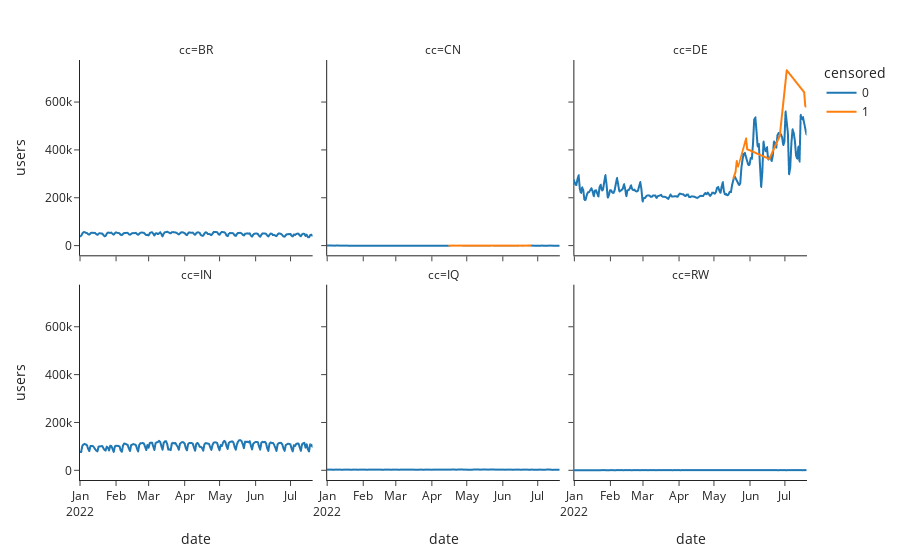

Notebook code cell kept with this figure:
### Code cell
plot_graph(df)

### Figure 1 — Plotly figure (JSON) as saved in the notebook; plotly's stock layout.template omitted (floating-point values rounded to 4 significant figures; data arrays with more than 128 entries replaced by an {"elided": "..."} marker saying what was removed)
{"data": [{"hovertemplate": "censored=0<br>cc=BR<br>date=%{x}<br>users=%{y}<extra></extra>", "legendgroup": "0", "line": {"color": "#1F77B4", "dash": "solid"}, "marker": {"symbol": "circle"}, "mode": "lines", "name": "0", "showlegend": true, "type": "scattergl", "x": {"elided": "200 str values"}, "xaxis": "x4", "y": {"elided": "200 int values"}, "yaxis": "y4"}, {"hovertemplate": "censored=0<br>cc=CN<br>date=%{x}<br>users=%{y}<extra></extra>", "legendgroup": "0", "line": {"color": "#1F77B4", "dash": "solid"}, "marker": {"symbol": "circle"}, "mode": "lines", "name": "0", "showlegend": false, "type": "scattergl", "x": {"elided": "188 str values"}, "xaxis": "x5", "y": {"elided": "188 int values"}, "yaxis": "y5"}, {"hovertemplate": "censored=0<br>cc=DE<br>date=%{x}<br>users=%{y}<extra></extra>", "legendgroup": "0", "line": {"color": "#1F77B4", "dash": "solid"}, "marker": {"symbol": "circle"}, "mode": "lines", "name": "0", "showlegend": false, "type": "scattergl", "x": {"elided": "189 str values"}, "xaxis": "x6", "y": {"elided": "189 int values"}, "yaxis": "y6"}, {"hovertemplate": "censored=0<br>cc=IN<br>date=%{x}<br>users=%{y}<extra></extra>", "legendgroup": "0", "line": {"color": "#1F77B4", "dash": "solid"}, "marker": {"symbol": "circle"}, "mode": "lines", "name": "0", "showlegend": false, "type": "scattergl", "x": {"elided": "199 str values"}, "xaxis": "x", "y": {"elided": "199 int values"}, "yaxis": "y"}, {"hovertemplate": "censored=0<br>cc=IQ<br>date=%{x}<br>users=%{y}<extra></extra>", "legendgroup": "0", "line": {"color": "#1F77B4", "dash": "solid"}, "marker": {"symbol": "circle"}, "mode": "lines", "name": "0", "showlegend": false, "type": "scattergl", "x": {"elided": "200 str values"}, "xaxis": "x2", "y": {"elided": "200 int values"}, "yaxis": "y2"}, {"hovertemplate": "censored=0<br>cc=RW<br>date=%{x}<br>users=%{y}<extra></extra>", "legendgroup": "0", "line": {"color": "#1F77B4", "dash": "solid"}, "marker": {"symbol": "circle"}, "mode": "lines", "name": "0", "showlegend": false, "type": "scattergl", "x": {"elided": "200 str values"}, "xaxis": "x3", "y": {"elided": "200 int values"}, "yaxis": "y3"}, {"hovertemplate": "censored=1<br>cc=CN<br>date=%{x}<br>users=%{y}<extra></extra>", "legendgroup": "1", "line": {"color": "#FF7F0E", "dash": "solid"}, "marker": {"symbol": "circle"}, "mode": "lines", "name": "1", "showlegend": true, "type": "scattergl", "x": ["2022-04-16T00:00:00", "2022-04-17T00:00:00", "2022-04-18T00:00:00", "2022-04-19T00:00:00", "2022-04-20T00:00:00", "2022-04-21T00:00:00", "2022-06-20T00:00:00", "2022-06-21T00:00:00", "2022-06-22T00:00:00", "2022-06-23T00:00:00", "2022-06-24T00:00:00", "2022-06-25T00:00:00"], "xaxis": "x5", "y": [554, 676, 708, 767, 788, 784, 720, 958, 865, 1187, 1330, 1188], "yaxis": "y5"}, {"hovertemplate": "censored=1<br>cc=DE<br>date=%{x}<br>users=%{y}<extra></extra>", "legendgroup": "1", "line": {"color": "#FF7F0E", "dash": "solid"}, "marker": {"symbol": "circle"}, "mode": "lines", "name": "1", "showlegend": false, "type": "scattergl", "x": ["2022-05-18T00:00:00", "2022-05-20T00:00:00", "2022-05-21T00:00:00", "2022-05-22T00:00:00", "2022-05-29T00:00:00", "2022-05-30T00:00:00", "2022-06-18T00:00:00", "2022-06-27T00:00:00", "2022-07-03T00:00:00", "2022-07-18T00:00:00", "2022-07-19T00:00:00"], "xaxis": "x6", "y": [282062, 309446, 354840, 330991, 448917, 404435, 363603, 459992, 734990, 642849, 582017], "yaxis": "y6"}, {"hovertemplate": "censored=1<br>cc=IN<br>date=%{x}<br>users=%{y}<extra></extra>", "legendgroup": "1", "line": {"color": "#FF7F0E", "dash": "solid"}, "marker": {"symbol": "circle"}, "mode": "lines", "name": "1", "showlegend": false, "type": "scattergl", "x": ["2022-03-25T00:00:00"], "xaxis": "x", "y": [114602], "yaxis": "y"}], "layout": {"annotations": [{"font": {}, "showarrow": false, "text": "cc=IN", "x": 0.16, "xanchor": "center", "xref": "paper", "y": 0.465, "yanchor": "bottom", "yref": "paper"}, {"font": {}, "showarrow": false, "text": "cc=IQ", "x": 0.5, "xanchor": "center", "xref": "paper", "y": 0.465, "yanchor": "bottom", "yref": "paper"}, {"font": {}, "showarrow": false, "text": "cc=RW", "x": 0.84, "xanchor": "center", "xref": "paper", "y": 0.465, "yanchor": "bottom", "yref": "paper"}, {"font": {}, "showarrow": false, "text": "cc=BR", "x": 0.16, "xanchor": "center", "xref": "paper", "y": 1.0, "yanchor": "bottom", "yref": "paper"}, {"font": {}, "showarrow": false, "text": "cc=CN", "x": 0.5, "xanchor": "center", "xref": "paper", "y": 1.0, "yanchor": "bottom", "yref": "paper"}, {"font": {}, "showarrow": false, "text": "cc=DE", "x": 0.84, "xanchor": "center", "xref": "paper", "y": 1.0, "yanchor": "bottom", "yref": "paper"}], "autosize": true, "legend": {"title": {"text": "censored"}, "tracegroupgap": 0}, "margin": {"t": 60}, "xaxis": {"anchor": "y", "autorange": true, "domain": [0, 0.32], "dtick": "M1", "range": ["2022-01-01", "2022-07-20"], "tickformat": "%b\n%Y", "title": {"text": "date"}, "type": "date"}, "xaxis2": {"anchor": "y2", "autorange": true, "domain": [0.34, 0.66], "dtick": "M1", "matches": "x", "range": ["2022-01-01", "2022-07-20"], "tickformat": "%b\n%Y", "title": {"text": "date"}, "type": "date"}, "xaxis3": {"anchor": "y3", "autorange": true, "domain": [0.68, 1.0], "dtick": "M1", "matches": "x", "range": ["2022-01-01", "2022-07-20"], "tickformat": "%b\n%Y", "title": {"text": "date"}, "type": "date"}, "xaxis4": {"anchor": "y4", "autorange": true, "domain": [0, 0.32], "dtick": "M1", "matches": "x", "range": ["2022-01-01", "2022-07-20"], "showticklabels": false, "tickformat": "%b\n%Y", "type": "date"}, "xaxis5": {"anchor": "y5", "autorange": true, "domain": [0.34, 0.66], "dtick": "M1", "matches": "x", "range": ["2022-01-01", "2022-07-20"], "showticklabels": false, "tickformat": "%b\n%Y", "type": "date"}, "xaxis6": {"anchor": "y6", "autorange": true, "domain": [0.68, 1.0], "dtick": "M1", "matches": "x", "range": ["2022-01-01", "2022-07-20"], "showticklabels": false, "tickformat": "%b\n%Y", "type": "date"}, "yaxis": {"anchor": "x", "autorange": true, "domain": [0, 0.465], "range": [-40530.0, 775800.0], "title": {"text": "users"}, "type": "linear"}, "yaxis2": {"anchor": "x2", "autorange": true, "domain": [0, 0.465], "matches": "y", "range": [-40530.0, 775800.0], "showticklabels": false, "type": "linear"}, "yaxis3": {"anchor": "x3", "autorange": true, "domain": [0, 0.465], "matches": "y", "range": [-40530.0, 775800.0], "showticklabels": false, "type": "linear"}, "yaxis4": {"anchor": "x4", "autorange": true, "domain": [0.535, 1.0], "matches": "y", "range": [-40530.0, 775800.0], "title": {"text": "users"}, "type": "linear"}, "yaxis5": {"anchor": "x5", "autorange": true, "domain": [0.535, 1.0], "matches": "y", "range": [-40530.0, 775800.0], "showticklabels": false, "type": "linear"}, "yaxis6": {"anchor": "x6", "autorange": true, "domain": [0.535, 1.0], "matches": "y", "range": [-40530.0, 775800.0], "showticklabels": false, "type": "linear"}}}
